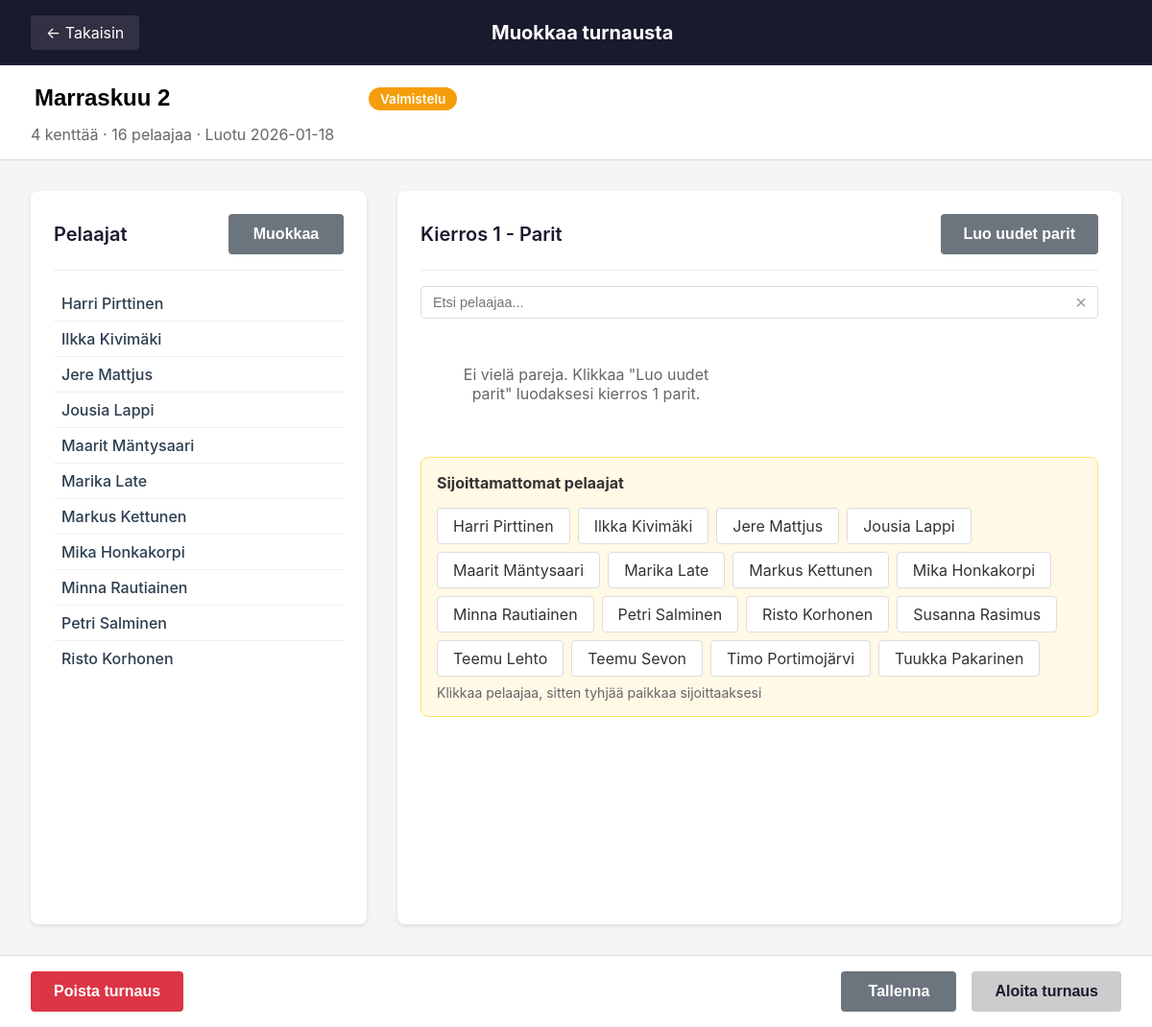
The app's page /admin/tournaments/27/edit (signed in) with its own data.
### tables this page shows
CREATE TABLE tournaments (
            id INTEGER PRIMARY KEY AUTOINCREMENT,
            name TEXT NOT NULL,
            num_courts INTEGER NOT NULL,
            status TEXT DEFAULT 'setup',
            created_at TIMESTAMP DEFAULT CURRENT_TIMESTAMP
        , season_id INTEGER REFERENCES seasons(id), completed_at TIMESTAMP NULL, archived_at TIMESTAMP NULL);

CREATE TABLE player_registry (
            id INTEGER PRIMARY KEY AUTOINCREMENT,
            first_name TEXT NOT NULL CHECK(length(trim(first_name)) > 0 AND length(first_name) <= 100),
            last_name TEXT NOT NULL CHECK(length(trim(last_name)) > 0 AND length(last_name) <= 100),
            created_at TIMESTAMP DEFAULT CURRENT_TIMESTAMP,
            UNIQUE(first_name, last_name)
        );

### app.py (the view)
@app.route('/admin/tournaments/<int:tournament_id>/edit', methods=['GET'])
def admin_tournament_edit_page(tournament_id):
    db = get_db_connection()
    tournament = db.execute(
        'SELECT * FROM tournaments WHERE id = ? AND status = ?',
        (tournament_id, 'setup')
    ).fetchone()
    if not tournament:
        abort(404)
    players = db.execute('''
        SELECT pr.id, pr.first_name, pr.last_name
        FROM player_registry pr
        JOIN tournament_players tp ON pr.id = tp.player_id
        WHERE tp.tournament_id = ?
        ORDER BY pr.first_name, pr.last_name
    ''', (tournament_id,)).fetchall()
    pairings_raw = db.execute('''
        SELECT p.*,
               p1.first_name || ' ' || p1.last_name as team1_player1_name,
               p2.first_name || ' ' || p2.last_name as team1_player2_name,
               p3.first_name || ' ' || p3.last_name as team2_player1_name,
               p4.first_name || ' ' || p4.last_name as team2_player2_name
        FROM round1_preview_pairings p
        LEFT JOIN player_registry p1 ON p.team1_player1_id = p1.id
        LEFT JOIN player_registry p2 ON p.team1_player2_id = p2.id
        LEFT JOIN player_registry p3 ON p.team2_player1_id = p3.id
        LEFT JOIN player_registry p4 ON p.team2_player2_id = p4.id
        WHERE p.tournament_id = ?
        ORDER BY p.court_number
    ''', (tournament_id,)).fetchall()
    pairings = [dict(p) for p in pairings_raw] if pairings_raw else []
    assigned_player_ids = set()
    for p in pairings:
        assigned_player_ids.add(p['team1_player1_id'])
        assigned_player_ids.add(p['team1_player2_id'])
        assigned_player_ids.add(p['team2_player1_id'])
        assigned_player_ids.add(p['team2_player2_id'])
    assigned_player_ids.discard(None)
    unassigned_players = [p for p in players if p['id'] not in assigned_player_ids]
    has_empty_slots = any(
        p['team1_player1_id'] is None or p['team1_player2_id'] is None or
        p['team2_player1_id'] is None or p['team2_player2_id'] is None
        for p in pairings
    )
    can_start = pairings and not has_empty_slots and not unassigned_players
    edit_history = db.execute('''
        SELECT * FROM tournament_edit_history
        WHERE tournament_id = ?
        ORDER BY changed_at DESC
        LIMIT 20
    ''', (tournament_id,)).fetchall()
    return render_template('admin_tournament_edit.html',
                          tournament=tournament,
                          players=players,
                          pairings=pairings,
                          unassigned_players=unassigned_players,
                          can_start=can_start,
                          edit_history=edit_history)

### app.py (called while the page is built)
def get_db_connection():
    if 'db' not in g:
        g.db = get_db()
    return g.db

@app.before_request
def check_admin_session():
    if request.path.startswith('/admin') and request.path not in ['/admin/login', '/admin/setup']:
        if not session.get('logged_in_as_admin'):
            return redirect('/admin/login')
        last_activity_str = session.get('last_activity')
        if last_activity_str:
            last_activity = datetime.fromisoformat(last_activity_str)
            if datetime.now() - last_activity > timedelta(minutes=30):
                session.clear()
                flash('Session expired. Please log in again.')
                return redirect('/admin/login')
        session['last_activity'] = datetime.now().isoformat()

### database.py (called while the page is built)
def get_db():
    try:
        from flask import current_app
        db_path = current_app.config.get('DATABASE', DATABASE)
    except (ImportError, RuntimeError):
        db_path = DATABASE
    uri_mode = db_path.startswith('file:')
    conn = sqlite3.connect(db_path, uri=uri_mode)
    conn.row_factory = sqlite3.Row  # Returns rows as dictionaries
    return conn

### templates/admin_tournament_edit.html (shortened to what this page needs)
<!DOCTYPE html>
<html lang="fi">
<head>
    <link rel="stylesheet" href="{{ url_for('static', filename='css/admin.css') }}">
    <link rel="stylesheet" href="{{ url_for('static', filename='css/admin_edit.css') }}">
</head>
<body class="edit-page">
    <header class="edit-header">
        <a href="{{ url_for('admin_dashboard') }}" class="back-link">← Takaisin</a>
        <h1>Muokkaa turnausta</h1>
    </header>
    <div class="tournament-info-bar">
        <div class="tournament-title">
            <input type="text" id="tournament-name" value="{{ tournament.name }}" class="title-input">
            <span class="status-badge setup-badge">Valmistelu</span>
        </div>
        <div class="tournament-meta">
            {{ tournament.num_courts }} kenttää · {{ players|length }} pelaajaa · Luotu {{ tournament.created_at[:10] }}
        </div>
    </div>
    <main class="edit-container">
        <section class="players-panel">
            <div class="panel-header">
                <h2>Pelaajat <span id="validation-warning" class="validation-warning" style="display: none;">⚠</span></h2>
                <button type="button" id="edit-players-btn" onclick="showPlayerEditor()" class="btn-secondary">Muokkaa</button>
            </div>
            <div id="player-list-view" class="player-list">
                {% for player in players %}
                <div class="player-item">
                    <span class="player-name">{{ player.first_name }} {{ player.last_name }}</span>
                </div>
                {% endfor %}
            </div>
        </section>
        <section class="pairings-panel">
            <div class="panel-header">
                <h2>Kierros 1 - Parit</h2>
                <button type="button" onclick="regeneratePairings()" class="btn-secondary">Luo uudet parit</button>
            </div>
            <div class="pairings-search">
                <input type="text" id="player-search" placeholder="Etsi pelaajaa..." oninput="searchPlayers(this.value)">
                <button type="button" class="search-clear" onclick="clearSearch()" title="Tyhjennä">&times;</button>
            </div>
            <div id="courts-container" class="courts-container">
                {% if pairings %}
                    {% for court in pairings %}
                    <div class="court-card" data-court="{{ court.court_number }}">
                        <div class="court-header">Kenttä {{ court.court_number }}</div>
                        <div class="court-teams">
                            <div class="team team1">
                                <h4>Tiimi 1</h4>
                                <div class="player-slot {% if not court.team1_player1_id %}empty{% endif %}" data-player-id="{{ court.team1_player1_id or '' }}" onclick="selectPlayer(this)">
                                    {{ court.team1_player1_name or '[TYHJÄ]' }}
                                </div>
                                <div class="player-slot {% if not court.team1_player2_id %}empty{% endif %}" data-player-id="{{ court.team1_player2_id or '' }}" onclick="selectPlayer(this)">
                                    {{ court.team1_player2_name or '[TYHJÄ]' }}
                                </div>
                            </div>
                            <div class="team team2">
                                <h4>Tiimi 2</h4>
                                <div class="player-slot {% if not court.team2_player1_id %}empty{% endif %}" data-player-id="{{ court.team2_player1_id or '' }}" onclick="selectPlayer(this)">
                                    {{ court.team2_player1_name or '[TYHJÄ]' }}
                                </div>
                                <div class="player-slot {% if not court.team2_player2_id %}empty{% endif %}" data-player-id="{{ court.team2_player2_id or '' }}" onclick="selectPlayer(this)">
                                    {{ court.team2_player2_name or '[TYHJÄ]' }}
                                </div>
                            </div>
                        </div>
                    </div>
                    {% endfor %}
                {% else %}
                    <div class="no-pairings">
                        <p>Ei vielä pareja. Klikkaa "Luo uudet parit" luodaksesi kierros 1 parit.</p>
                    </div>
                {% endif %}
            </div>
            <div id="unassigned-pool" class="unassigned-pool" style="display: {% if unassigned_players %}block{% else %}none{% endif %};">
                <h3>Sijoittamattomat pelaajat</h3>
                <div class="unassigned-list">
                    {% for player in unassigned_players %}
                    <div class="unassigned-player" data-player-id="{{ player.id }}" onclick="selectPlayer(this)">
                        {{ player.first_name }} {{ player.last_name }}
                    </div>
                    {% endfor %}
                </div>
                <p class="hint">Klikkaa pelaajaa, sitten tyhjää paikkaa sijoittaaksesi</p>
            </div>
        </section>
    </main>
    <footer class="action-bar">
        <div class="action-bar-left">
            <form method="POST" action="{{ url_for('admin_delete_tournament', tournament_id=tournament.id) }}"
                  onsubmit="return confirm('Haluatko varmasti poistaa turnauksen? Tätä ei voi perua.');">
                <button type="submit" class="btn-danger">Poista turnaus</button>
            </form>
        </div>
        <div class="action-bar-right">
            <button type="button" onclick="saveTournament()" class="btn-secondary" id="save-btn">Tallenna</button>
            <button type="button" onclick="startTournament()" class="btn-primary" id="start-btn"
                    {% if not can_start %}disabled title="Täytä kaikki paikat ennen aloittamista"{% endif %}>
                Aloita turnaus
            </button>
        </div>
    </footer>
</body>
</html>

### static/css/admin.css (style rules this page uses)
:root { --bg-page: #f5f5f5; --bg-surface: #ffffff; --bg-surface-alt: #fafafa; --bg-input: #ffffff; --border-color: #e0e0e0; --border-strong: #d0d0d0; --text-primary: #1a1a2e; --text-body: #333333; --text-muted: #666666; --text-light: #888888; --accent: #FFD700; --accent-hover: #e6c200; --accent-dark: #b8960a; --on-accent: #1a1a2e; --success: #16a34a; --success-light: #dcfce7; --warning: #f59e0b; --warning-light: #fef3c7; --error: #dc2626; --error-light: #fee2e2; --black: #1a1a2e; --dark-gray: #f5f5f5; --medium-gray: #ffffff; --light-gray: #fafafa; --yellow: #FFD700; --yellow-hover: #e6c200; --yellow-dark: #b8960a; --white: #1a1a2e; --neutral-gray: #666666; --empty-state-gray: #888888; --success-green: #16a34a; --warning-orange: #f59e0b; --warning-orange-dark: #d97706; }
* { margin: 0; padding: 0; box-sizing: border-box; }
body { font-family: -apple-system, BlinkMacSystemFont, 'Segoe UI', Roboto, Oxygen, Ubuntu, Cantarell, sans-serif; background-color: var(--bg-page); color: var(--text-body); min-height: 100vh; }
.btn-primary, .btn-secondary, .btn-warning, .btn-danger { padding: 0.75rem 1.5rem; border: none; border-radius: 4px; cursor: pointer; font-weight: 600; font-size: 0.95rem; transition: all 0.3s ease; text-decoration: none; display: inline-block; min-width: 120px; text-align: center; }
.btn-primary { background-color: var(--yellow); color: var(--black); }
.btn-secondary { background-color: var(--bg-surface); color: var(--text-primary); border: 2px solid var(--border-strong); }
.btn-danger { background-color: var(--medium-gray); color: #ef4444; border: 2px solid #ef4444; }
.status-badge { display: inline-block; padding: 4px 12px; border-radius: 12px; font-size: 0.85rem; font-weight: 600; }
.setup-badge { background-color: var(--warning-orange); color: white; }
.player-name { font-weight: 500; color: #2c3e50; }

### records on screen
tournaments: name "Marraskuu 2", num_courts "4", created_at "2026-01-18"
player_registry: first_name "Harri", last_name "Pirttinen"
player_registry: first_name "Ilkka", last_name "Kivimäki"
player_registry: first_name "Jere", last_name "Mattjus"
player_registry: first_name "Jousia", last_name "Lappi"
player_registry: first_name "Maarit", last_name "Mäntysaari"
player_registry: first_name "Marika", last_name "Late"
player_registry: first_name "Markus", last_name "Kettunen"
player_registry: first_name "Mika", last_name "Honkakorpi"
player_registry: first_name "Minna", last_name "Rautiainen"
player_registry: first_name "Petri", last_name "Salminen"
player_registry: first_name "Risto", last_name "Korhonen"
player_registry: first_name "Susanna", last_name "Rasimus"
player_registry: first_name "Teemu", last_name "Lehto"
player_registry: first_name "Teemu", last_name "Sevon"
player_registry: first_name "Timo", last_name "Portimojärvi"
player_registry: first_name "Tuukka", last_name "Pakarinen"

### other values on screen
{{ players|length }} "16"
